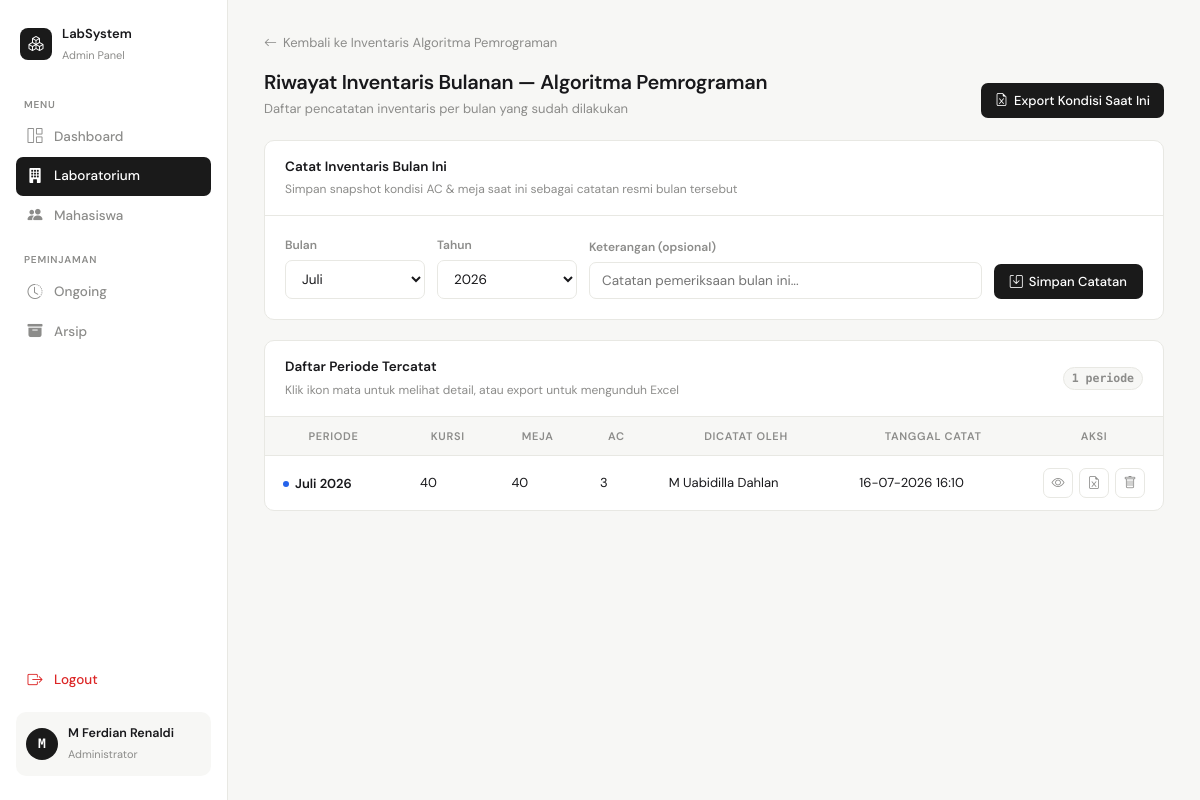
/admin/inventaris/riwayat_inventaris.php?id_lab=1 (signed in), run on the app's committed database.
### tables this page shows
CREATE TABLE `data_lab` (
  `id_lab` int NOT NULL,
  `nama_lab` varchar(100) NOT NULL,
  `lokasi` varchar(100) DEFAULT NULL,
  `stok` int NOT NULL,
  `jumlah_kursi` int NOT NULL DEFAULT '40',
  `jumlah_meja` int NOT NULL DEFAULT '40',
  `status` enum('availabel','not available') NOT NULL
);

CREATE TABLE `periode_inventaris` (
  `id_periode` int NOT NULL,
  `id_lab` int NOT NULL,
  `bulan` tinyint NOT NULL,
  `tahun` smallint NOT NULL,
  `jumlah_kursi` int NOT NULL DEFAULT '0',
  `jumlah_meja` int NOT NULL DEFAULT '0',
  `jumlah_ac` int NOT NULL DEFAULT '0',
  `tanggal_catat` datetime NOT NULL DEFAULT CURRENT_TIMESTAMP,
  `dicatat_oleh` varchar(100) DEFAULT NULL,
  `keterangan` varchar(255) DEFAULT NULL
);

### admin/inventaris/riwayat_inventaris.php (the view, shortened to what this page needs)
<?php
require_once __DIR__ . '/../../config/koneksi.php';
$id_lab = $_GET['id_lab'] ?? null;
$id_lab = mysqli_real_escape_string($koneksi, $id_lab);
$labRes = mysqli_query($koneksi, "SELECT * FROM data_lab WHERE id_lab = '$id_lab'");
$lab = mysqli_fetch_assoc($labRes);
$namaBulan = [
    1=>'Januari',2=>'Februari',3=>'Maret',4=>'April',5=>'Mei',6=>'Juni',
    7=>'Juli',8=>'Agustus',9=>'September',10=>'Oktober',11=>'November',12=>'Desember'
];
$periodeQuery = mysqli_query($koneksi, "SELECT * FROM periode_inventaris
    WHERE id_lab = '$id_lab' ORDER BY tahun DESC, bulan DESC");
$bulanSekarang = (int) date('n');
$tahunSekarang = (int) date('Y');
?>
<!DOCTYPE html>
<html lang="id">
<head>
<link href="https://cdn.jsdelivr.net/npm/bootstrap-icons/font/bootstrap-icons.css" rel="stylesheet">
</head>
<body>
<aside class="sidebar" id="sidebar">
    <div class="sidebar-logo">
        <div class="logo-icon"><i class="bi bi-boxes"></i></div>
        <div class="sidebar-logo-text">
            <strong>LabSystem</strong>
            <span>Admin Panel</span>
        </div>
    </div>
    <p class="nav-section">Menu</p>
    <ul style="list-style:none;padding:0;margin:0">
        <li class="nav-item"><a class="nav-link" href="../dashboard.php"><i class="bi bi-grid-1x2"></i> Dashboard</a></li>
        <li class="nav-item"><a class="nav-link active" href="../lab/data_lab.php"><i class="bi bi-building-fill"></i> Laboratorium</a></li>
        <li class="nav-item"><a class="nav-link" href="../mahasiswa/data_mhs.php"><i class="bi bi-people-fill"></i> Mahasiswa</a></li>
    </ul>
    <p class="nav-section">Peminjaman</p>
    <ul style="list-style:none;padding:0;margin:0">
        <li class="nav-item"><a class="nav-link" href="../peminjaman/riwayat_pinjam.php"><i class="bi bi-clock-history"></i> Ongoing</a></li>
        <li class="nav-item"><a class="nav-link" href="../peminjaman/arsip_peminjaman.php"><i class="bi bi-archive-fill"></i> Arsip</a></li>
    </ul>
    <div style="flex:1"></div>
    <ul style="list-style:none;padding:0;margin:0 0 12px">
        <li class="nav-item"><a class="nav-link danger" href="../../auth/logout.php" onclick="return confirm('Yakin ingin logout?')"><i class="bi bi-box-arrow-right"></i> Logout</a></li>
    </ul>
    <div class="sidebar-user">
        <div class="avatar"><?= strtoupper(substr($_SESSION['user']['nama'], 0, 1)) ?></div>
        <div class="sidebar-user-info">
            <strong><?= htmlspecialchars($_SESSION['user']['nama']) ?></strong>
            <span>Administrator</span>
        </div>
    </div>
</aside>
<main class="main">
    <a href="inventaris_lab.php?id_lab=<?= urlencode($id_lab); ?>" class="back-link">
        <i class="bi bi-arrow-left"></i> Kembali ke Inventaris <?= htmlspecialchars($lab['nama_lab']); ?>
    </a>
    <div class="page-header">
        <div class="page-header-left">
            <h1>Riwayat Inventaris Bulanan — <?= htmlspecialchars($lab['nama_lab']); ?></h1>
            <p>Daftar pencatatan inventaris per bulan yang sudah dilakukan</p>
        </div>
        <a href="export_inventaris.php?id_lab=<?= urlencode($id_lab); ?>" class="btn-primary">
            <i class="bi bi-file-earmark-excel"></i> Export Kondisi Saat Ini
        </a>
    </div>
    <div class="card">
        <div class="card-header">
            <div class="card-header-left">
                <h2>Catat Inventaris Bulan Ini</h2>
                <span>Simpan snapshot kondisi AC &amp; meja saat ini sebagai catatan resmi bulan tersebut</span>
            </div>
        </div>
        <div class="card-body">
            <form method="POST" action="simpan_periode.php">
                <div class="form-row">
                    <div class="form-group">
                        <label>Bulan</label>
                        <select name="bulan" class="form-control">
                            <?php foreach ($namaBulan as $num => $nama): ?>
                            <option value="<?= $num; ?>" <?= $num === $bulanSekarang ? 'selected' : ''; ?>><?= $nama; ?></option>
                            <?php endforeach; ?>
                        </select>
                    </div>
                    <div class="form-group">
                        <label>Tahun</label>
                        <select name="tahun" class="form-control">
                            <?php for ($y = $tahunSekarang + 1; $y >= $tahunSekarang - 4; $y--): ?>
                            <option value="<?= $y; ?>" <?= $y === $tahunSekarang ? 'selected' : ''; ?>><?= $y; ?></option>
                            <?php endfor; ?>
                        </select>
                    </div>
                    <div class="form-group" style="flex:1;min-width:180px;">
                        <label>Keterangan (opsional)</label>
                        <input type="text" name="keterangan" class="form-control" style="width:100%;" placeholder="Catatan pemeriksaan bulan ini...">
                    </div>
                    <div class="form-group">
                        <button type="submit" class="btn-primary" style="padding:9px 16px;"
                            onclick="return confirm('Simpan kondisi AC & meja saat ini sebagai catatan inventaris untuk periode yang dipilih? Jika periode tersebut sudah pernah dicatat, data lama akan diperbarui.')">
                            <i class="bi bi-save"></i> Simpan Catatan
                        </button>
                    </div>
                </div>
            </form>
        </div>
    </div>
    <div class="card">
        <div class="card-header">
            <div class="card-header-left">
                <h2>Daftar Periode Tercatat</h2>
                <span>Klik ikon mata untuk melihat detail, atau export untuk mengunduh Excel</span>
            </div>
            <span class="count-chip"><?= mysqli_num_rows($periodeQuery); ?> periode</span>
        </div>
        <div class="table-wrap">
            <table>
                <thead>
                    <tr>
                        <th>Periode</th>
                        <th>Kursi</th>
                        <th>Meja</th>
                        <th>AC</th>
                        <th>Dicatat Oleh</th>
                        <th>Tanggal Catat</th>
                        <th style="width:130px">Aksi</th>
                    </tr>
                </thead>
                <tbody>
                <?php if (mysqli_num_rows($periodeQuery) > 0): ?>
                    <?php while ($p = mysqli_fetch_assoc($periodeQuery)): ?>
                    <tr>
                        <td>
                            <span class="periode-badge"><span class="dot"></span><?= $namaBulan[(int)$p['bulan']] . ' ' . $p['tahun']; ?></span>
                        </td>
                        <td><?= (int) $p['jumlah_kursi']; ?></td>
                        <td><?= (int) $p['jumlah_meja']; ?></td>
                        <td><?= (int) $p['jumlah_ac']; ?></td>
                        <td><?= htmlspecialchars($p['dicatat_oleh'] ?? '-'); ?></td>
                        <td><?= date('d-m-Y H:i', strtotime($p['tanggal_catat'])); ?></td>
                        <td>
                            <div class="action-buttons">
                                <a href="detail_riwayat_inventaris.php?id_periode=<?= $p['id_periode']; ?>" class="btn-action btn-view" title="Lihat Detail">
                                    <i class="bi bi-eye"></i>
                                </a>
                                <a href="export_riwayat_inventaris.php?id_periode=<?= $p['id_periode']; ?>" class="btn-action btn-export" title="Export Excel">
                                    <i class="bi bi-file-earmark-excel"></i>
                                </a>
                                <a href="hapus_periode_inventaris.php?id_periode=<?= $p['id_periode']; ?>&id_lab=<?= urlencode($id_lab); ?>"
                                   class="btn-action btn-delete" title="Hapus"
                                   onclick="return confirm('Hapus catatan periode <?= $namaBulan[(int)$p['bulan']] . ' ' . $p['tahun']; ?>?')">
                                    <i class="bi bi-trash"></i>
                                </a>
                            </div>
                        </td>
                    </tr>
                    <?php endwhile; ?>
                <?php endif; ?>
                </tbody>
            </table>
        </div>
    </div>
</main>
</body>
</html>

### data on the page
data_lab: nama_lab "Algoritma Pemrograman"
periode_inventaris: bulan "Juli", tahun "2026", jumlah_kursi "40", jumlah_meja "40", jumlah_ac "3", dicatat_oleh "M Uabidilla Dahlan", tanggal_catat "16-07-2026 16:10"

### other printed values
substr($_SESSION['user']['nama'], 0, 1) "M"
$_SESSION['user']['nama'] "M Ferdian Renaldi"
mysqli_num_rows($periodeQuery) "1"
form field bulan "Juli"
form field tahun "2026"
